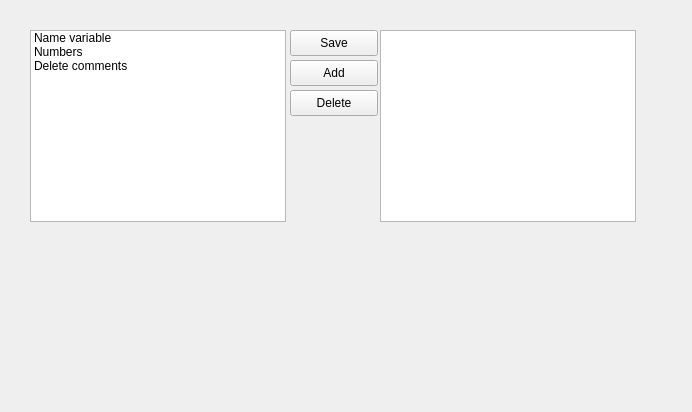
<?xml version="1.0" encoding="UTF-8"?>
<ui version="4.0">
 <class>SettingsWindow</class>
 <widget class="QWidget" name="SettingsWindow">
  <property name="geometry">
   <rect>
    <x>0</x>
    <y>0</y>
    <width>692</width>
    <height>412</height>
   </rect>
  </property>
  <property name="windowTitle">
   <string>Form</string>
  </property>
  <widget class="QPushButton" name="pushButton">
   <property name="geometry">
    <rect>
     <x>290</x>
     <y>30</y>
     <width>88</width>
     <height>26</height>
    </rect>
   </property>
   <property name="text">
    <string>Save</string>
   </property>
  </widget>
  <widget class="QListWidget" name="listWidget">
   <property name="geometry">
    <rect>
     <x>30</x>
     <y>30</y>
     <width>256</width>
     <height>192</height>
    </rect>
   </property>
   <item>
    <property name="text">
     <string>Name variable</string>
    </property>
   </item>
   <item>
    <property name="text">
     <string>Numbers</string>
    </property>
   </item>
   <item>
    <property name="text">
     <string>Delete comments</string>
    </property>
   </item>
  </widget>
  <widget class="QListWidget" name="listWidgetPathStrings">
   <property name="geometry">
    <rect>
     <x>380</x>
     <y>30</y>
     <width>256</width>
     <height>192</height>
    </rect>
   </property>
  </widget>
  <widget class="QPushButton" name="pushButtonAddString">
   <property name="geometry">
    <rect>
     <x>290</x>
     <y>60</y>
     <width>88</width>
     <height>26</height>
    </rect>
   </property>
   <property name="text">
    <string>Add</string>
   </property>
  </widget>
  <widget class="QPushButton" name="pushButtonDeleteString">
   <property name="geometry">
    <rect>
     <x>290</x>
     <y>90</y>
     <width>88</width>
     <height>26</height>
    </rect>
   </property>
   <property name="text">
    <string>Delete</string>
   </property>
  </widget>
 </widget>
 <resources/>
 <connections/>
</ui>
